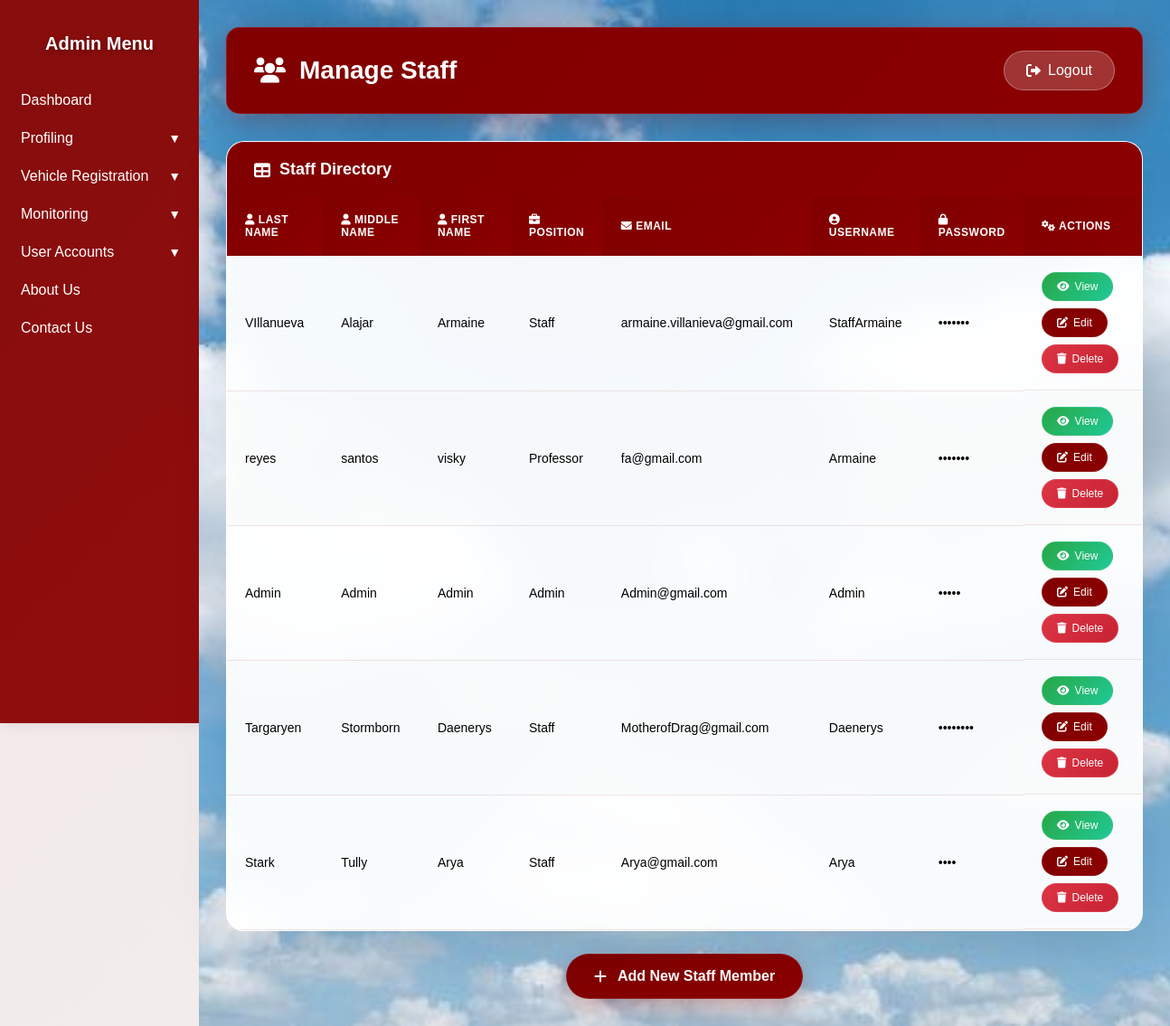
Screenshot of /manage_staff.php with the database file from the repository.
### tables this page shows
CREATE TABLE `staff` (
  `StaffID` int(11) NOT NULL,
  `LastName` varchar(50) NOT NULL,
  `FirstName` varchar(50) NOT NULL,
  `MiddleName` varchar(50) NOT NULL,
  `Position` varchar(60) NOT NULL,
  `Email` varchar(40) NOT NULL,
  `Username` varchar(30) NOT NULL,
  `Password` varchar(30) NOT NULL,
  `image` varchar(255) NOT NULL
);

### manage_staff.php (the view, shortened to what this page needs)
<?php
$conn = openCon();
$staffQuery = "SELECT * FROM staff";
$staffResult = $conn->query($staffQuery);
?>
<!DOCTYPE html>
<html lang="en">
<head>
<link href="https://cdnjs.cloudflare.com/ajax/libs/font-awesome/6.0.0/css/all.min.css" rel="stylesheet">
</head>
<body>
<?php include 'sidebar.php'; ?>
<div class="main">
    <div class="header-card">
        <div class="header-title">
            <i class="fas fa-users"></i>
            Manage Staff
        </div>
        <a href="adminlogin.php" class="logout-btn">
            <i class="fas fa-sign-out-alt"></i>
            Logout
        </a>
    </div>
    <div class="table-container">
        <div class="table-header">
            <i class="fas fa-table"></i>
            Staff Directory
        </div>
        <?php if ($staffResult->num_rows > 0): ?>
        <div style="overflow-x: auto;">
            <table>
                <thead>
                    <tr>
                        <th><i class="fas fa-user"></i> Last Name</th>
                        <th><i class="fas fa-user"></i> Middle Name</th>
                        <th><i class="fas fa-user"></i> First Name</th>
                        <th><i class="fas fa-briefcase"></i> Position</th>
                        <th><i class="fas fa-envelope"></i> Email</th>
                        <th><i class="fas fa-user-circle"></i> Username</th>
                        <th><i class="fas fa-lock"></i> Password</th>
                        <th><i class="fas fa-cogs"></i> Actions</th>
                    </tr>
                </thead>
                <tbody>
                    <?php while($staff = $staffResult->fetch_assoc()): ?>
                    <tr>
                        <td><?= htmlspecialchars($staff['LastName']) ?></td>
                        <td><?= htmlspecialchars($staff['MiddleName']) ?></td>
                        <td><?= htmlspecialchars($staff['FirstName']) ?></td>
                        <td><?= htmlspecialchars($staff['Position']) ?></td>
                        <td><?= htmlspecialchars($staff['Email']) ?></td>
                        <td><?= htmlspecialchars($staff['Username']) ?></td>
                        <td><?= str_repeat('•', min(8, strlen($staff['Password']))) ?></td>
                        <td class="action-btns">
                            <a href="viewstaff.php?staffid=<?= $staff['StaffID'] ?>" class="view-btn">
                                <i class="fas fa-eye"></i> View
                            </a>
                            <a href="editstaff.php?staffid=<?= $staff['StaffID'] ?>">
                                <i class="fas fa-edit"></i> Edit
                            </a>
                            <a href="deletestaff.php?staffid=<?= $staff['StaffID'] ?>"
                               class="delete-btn"
                               onclick="return confirm('Are you sure you want to delete this staff member?')">
                                <i class="fas fa-trash"></i> Delete
                            </a>
                        </td>
                    </tr>
                    <?php endwhile; ?>
                </tbody>
            </table>
        </div>
        <?php endif; ?>
    </div>
    <div class="add-staff-container">
        <a href="addstaff.php" class="add-staff-btn">
            <i class="fas fa-plus"></i>
            Add New Staff Member
        </a>
    </div>
</div>
</body>
</html>

### manage_staff.php (style rules this page uses)
* { box-sizing: border-box; }
body { margin: 0; font-family: 'Poppins', sans-serif; display: flex; background: linear-gradient(135deg, rgba(128, 0, 0, 0.1), rgba(0, 0, 0, 0.05)); }
.main { margin-left: 220px; padding: 30px; flex-grow: 1; background: url("Assets/langit.jpg") no-repeat center center fixed; background-size: cover; min-height: 100vh; position: relative; }
.main::before { content: ''; position: absolute; top: 0; left: 0; right: 0; bottom: 0; background: rgba(255, 255, 255, 0.05); backdrop-filter: blur(1px); z-index: -1; }
.header-card { background: linear-gradient(135deg, maroon, #8B0000); color: white; padding: 25px 30px; border-radius: 15px; margin-bottom: 30px; box-shadow: 0 8px 32px rgba(128, 0, 0, 0.3); backdrop-filter: blur(10px); border: 1px solid rgba(255, 255, 255, 0.1); display: flex; justify-content: space-between; align-items: center; }
.header-title { font-size: 28px; font-weight: 600; display: flex; align-items: center; gap: 15px; }
.logout-btn { background: rgba(255, 255, 255, 0.2); color: white; padding: 12px 24px; border-radius: 25px; text-decoration: none; font-weight: 500; transition: all 0.3s ease; border: 1px solid rgba(255, 255, 255, 0.3); display: flex; align-items: center; gap: 8px; }
.table-container { background: rgba(255, 255, 255, 0.95); border-radius: 20px; overflow: hidden; box-shadow: 0 20px 60px rgba(0, 0, 0, 0.1); backdrop-filter: blur(20px); border: 1px solid rgba(255, 255, 255, 0.2); margin-bottom: 25px; }
.table-header { background: linear-gradient(135deg, maroon, #8B0000); color: white; padding: 20px 30px; font-size: 18px; font-weight: 600; display: flex; align-items: center; gap: 10px; }
table { width: 100%; border-collapse: collapse; background: transparent; }
table th, table td { padding: 18px 20px; text-align: left; border-bottom: 1px solid rgba(128, 0, 0, 0.1); font-size: 14px; }
table th { background: linear-gradient(135deg, maroon, #8B0000); color: white; font-weight: 600; letter-spacing: 0.5px; text-transform: uppercase; font-size: 12px; }
table tbody tr { transition: all 0.3s ease; }
table tbody tr:nth-child(even) { background: rgba(248, 249, 250, 0.5); }
.action-btns { display: flex; gap: 8px; flex-wrap: wrap; }
.action-btns a { padding: 8px 16px; background: linear-gradient(135deg, maroon, #8B0000); color: white; border-radius: 20px; text-decoration: none; font-size: 12px; font-weight: 500; transition: all 0.3s ease; display: flex; align-items: center; gap: 6px; border: 1px solid rgba(255, 255, 255, 0.1); }
.action-btns a.view-btn { background: linear-gradient(135deg, #28a745, #20c997); }
.action-btns a.delete-btn { background: linear-gradient(135deg, #dc3545, #c82333); }
.add-staff-container { display: flex; justify-content: center; margin-top: 25px; }
.add-staff-btn { background: linear-gradient(135deg, maroon, #8B0000); color: white; padding: 15px 30px; border-radius: 30px; text-decoration: none; font-weight: 600; font-size: 16px; transition: all 0.3s ease; display: flex; align-items: center; gap: 12px; box-shadow: 0 8px 25px rgba(128, 0, 0, 0.3); border: 1px solid rgba(255, 255, 255, 0.1); }

### sidebar.php (style rules this page uses)
body { margin: 0; font-family: sans-serif; }

### rows the page displays
staff: LastName "VIllanueva", MiddleName "Alajar", FirstName "Armaine", Position "Staff", Email "armaine.villanieva@gmail.com", Username "StaffArmaine", Password "•••••••"
staff: LastName "reyes", MiddleName "santos", FirstName "visky", Position "Professor", Email "fa@gmail.com", Username "Armaine", Password "•••••••"
staff: LastName "Admin", MiddleName "Admin", FirstName "Admin", Position "Admin", Email "Admin@gmail.com", Username "Admin", Password "•••••"
staff: LastName "Targaryen", MiddleName "Stormborn", FirstName "Daenerys", Position "Staff", Email "MotherofDrag@gmail.com", Username "Daenerys", Password "••••••••"
staff: LastName "Stark", MiddleName "Tully", FirstName "Arya", Position "Staff", Email "Arya@gmail.com", Username "Arya", Password "••••"
